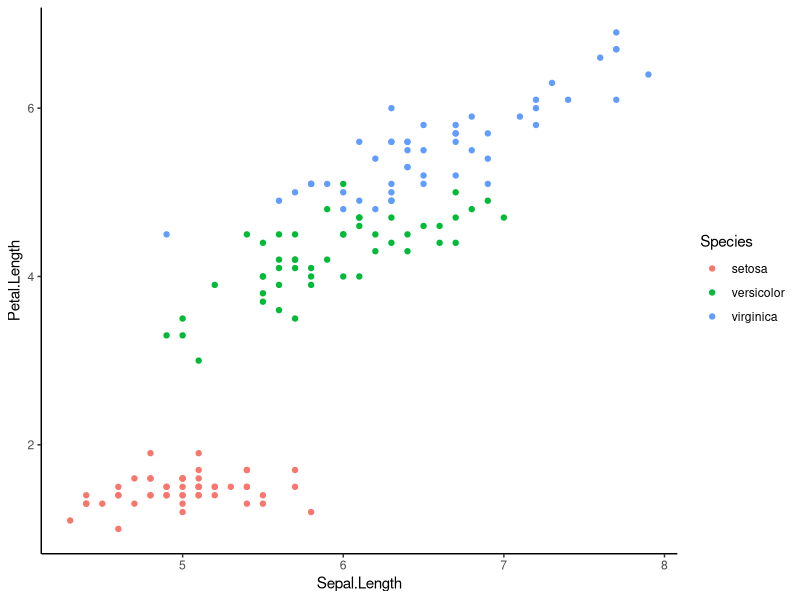

The R script that drew this image:
###################################################################
# いじっておぼえるR
# 7th. April. 2021
# Yuzuru Utsunomiya, Ph. D.
#
# よく使うキーバインド
# Shift+矢印:部分選択
# Ctrl+Enter:選択部分を実行
# Ctrl+s:上書き保存
# Ctrl+Shift+c:選択部分をコメントアウト
# 
# くわしいことはHelp -> Cheetsheetsからチートシートをダウンロード

# tidyverseパッケージをインストール
# 1回インストールするだけでよい。起動するたびにしなくてもよい
# インストールさえしてしまえばコメントアウトしてもよい。
# install.packages("tidyverse")

# tidyverseパッケージを読み込む
# 起動するたびにする。
library(tidyverse)

# irisデータで散布図を書いてみる
# irisデータは、統計解析パッケージのお勉強に最もよく使われるデータ
# アヤメの花のパーツ寸法に関するデータ
# オブジェクトに図を代入
iris_scatterplot <- 
  # データをパイプで送り込む
  iris %>% 
  # 作図領域をつくる
  ggplot2::ggplot(
    data = ., 
    aes(
      x = Sepal.Length, # x軸に使う変数
      y = Petal.Length, # y軸に使う変数
      color = Species   # 塗り分けに使う変数
      )
    ) +
  # 散布図を描く。
  geom_point() + 
  # テーマを適用する。
  theme_classic()

# オブジェクトを表示する
iris_scatterplot

# 宿題
# https://kazutan.github.io/fukuokaR11/intro_ggplot2.html
# を眺めて、いろいろ設定をいじって挙動を確認する。
# 結果をggplot2::ggsave()関数を使ってpng形式にて保存、Google chat上に投稿。
# メインタイトルに自分の名前をローマ字で記入すること。

